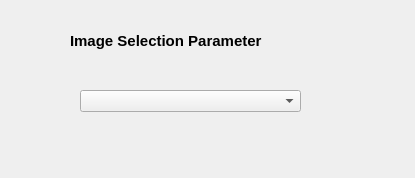
<?xml version="1.0" encoding="UTF-8"?>
<ui version="4.0">
 <class>ImageSelection</class>
 <widget class="QDialog" name="ImageSelection">
  <property name="geometry">
   <rect>
    <x>0</x>
    <y>0</y>
    <width>415</width>
    <height>178</height>
   </rect>
  </property>
  <property name="windowTitle">
   <string>Select Loading Criteria</string>
  </property>
  <widget class="QLabel" name="label">
   <property name="geometry">
    <rect>
     <x>70</x>
     <y>30</y>
     <width>261</width>
     <height>21</height>
    </rect>
   </property>
   <property name="font">
    <font>
     <pointsize>11</pointsize>
     <weight>75</weight>
     <bold>true</bold>
    </font>
   </property>
   <property name="text">
    <string>Image Selection Parameter</string>
   </property>
  </widget>
  <widget class="QComboBox" name="comboBox">
   <property name="geometry">
    <rect>
     <x>80</x>
     <y>90</y>
     <width>221</width>
     <height>22</height>
    </rect>
   </property>
  </widget>
 </widget>
 <resources/>
 <connections/>
</ui>
